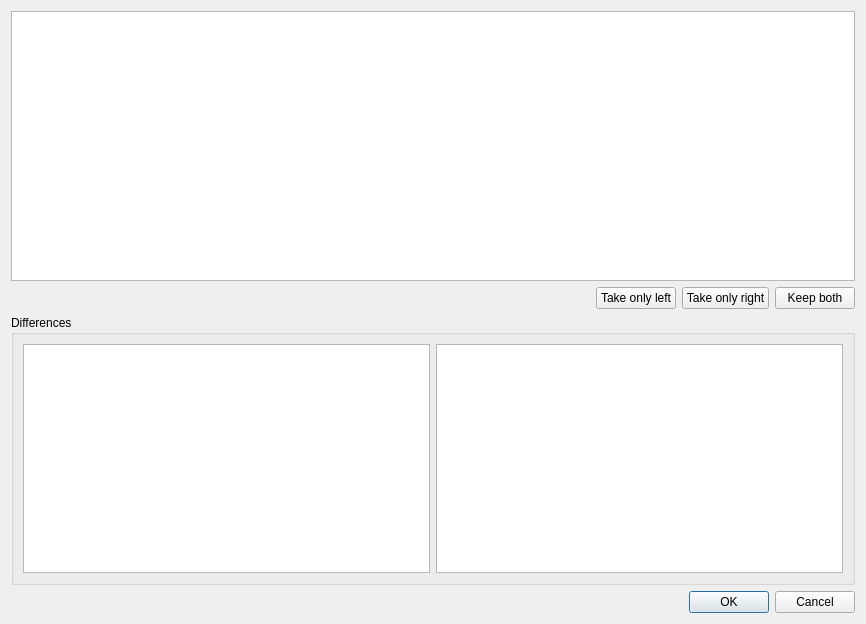
<?xml version="1.0" encoding="UTF-8"?>
<ui version="4.0">
 <class>SVDBDuplicatesDialog</class>
 <widget class="QDialog" name="SVDBDuplicatesDialog">
  <property name="geometry">
   <rect>
    <x>0</x>
    <y>0</y>
    <width>866</width>
    <height>624</height>
   </rect>
  </property>
  <property name="windowTitle">
   <string>Remove duplicate elements from database</string>
  </property>
  <layout class="QVBoxLayout" name="verticalLayout">
   <item>
    <widget class="QTableWidget" name="tableWidget"/>
   </item>
   <item>
    <layout class="QHBoxLayout" name="horizontalLayout_2">
     <item>
      <spacer name="horizontalSpacer">
       <property name="orientation">
        <enum>Qt::Horizontal</enum>
       </property>
       <property name="sizeHint" stdset="0">
        <size>
         <width>40</width>
         <height>20</height>
        </size>
       </property>
      </spacer>
     </item>
     <item>
      <widget class="QPushButton" name="pushButtonTakeLeft">
       <property name="text">
        <string>Take only left</string>
       </property>
      </widget>
     </item>
     <item>
      <widget class="QPushButton" name="pushButtonTakeRight">
       <property name="text">
        <string>Take only right</string>
       </property>
      </widget>
     </item>
     <item>
      <widget class="QPushButton" name="pushButtonKeepBoth">
       <property name="text">
        <string>Keep both</string>
       </property>
      </widget>
     </item>
    </layout>
   </item>
   <item>
    <widget class="QGroupBox" name="groupBox">
     <property name="title">
      <string>Differences</string>
     </property>
     <layout class="QHBoxLayout" name="horizontalLayout">
      <item>
       <widget class="QTextEdit" name="textEditLeft"/>
      </item>
      <item>
       <widget class="QTextEdit" name="textEditRight"/>
      </item>
     </layout>
    </widget>
   </item>
   <item>
    <widget class="QDialogButtonBox" name="buttonBox">
     <property name="orientation">
      <enum>Qt::Horizontal</enum>
     </property>
     <property name="standardButtons">
      <set>QDialogButtonBox::Cancel|QDialogButtonBox::Ok</set>
     </property>
    </widget>
   </item>
  </layout>
 </widget>
 <resources/>
 <connections>
  <connection>
   <sender>buttonBox</sender>
   <signal>accepted()</signal>
   <receiver>SVDBDuplicatesDialog</receiver>
   <slot>accept()</slot>
   <hints>
    <hint type="sourcelabel">
     <x>248</x>
     <y>254</y>
    </hint>
    <hint type="destinationlabel">
     <x>157</x>
     <y>274</y>
    </hint>
   </hints>
  </connection>
  <connection>
   <sender>buttonBox</sender>
   <signal>rejected()</signal>
   <receiver>SVDBDuplicatesDialog</receiver>
   <slot>reject()</slot>
   <hints>
    <hint type="sourcelabel">
     <x>316</x>
     <y>260</y>
    </hint>
    <hint type="destinationlabel">
     <x>286</x>
     <y>274</y>
    </hint>
   </hints>
  </connection>
 </connections>
</ui>
